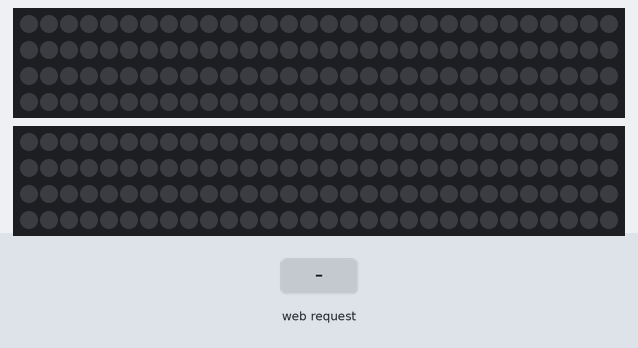
Bench run of a sketch on a simulated ESP8266 (NodeMCU). Shown: 2 × 120 RGB LEDs in strip order, left to right, continuing on the next row. The inputs (shaded band) are chosen by the test bench. Dim RGB values are drawn brighter than linear; WiFi joins after 1.5 s; servers stay silent unless stated; what the sketch prints to the serial monitor is not drawn.

Above: at 3.2 s.
3.3 s: HTTP request GET /LED=one received
5.0 s: HTTP request GET /LED=two received
At 5.18 s:
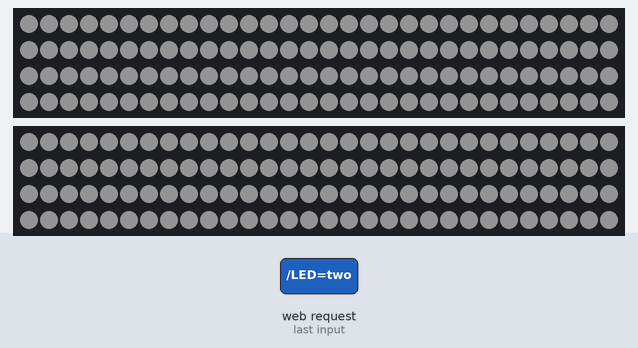
7.1 s: HTTP request GET /LED=three received
10.1 s: HTTP request GET /LED=three received
At 11.8 s:
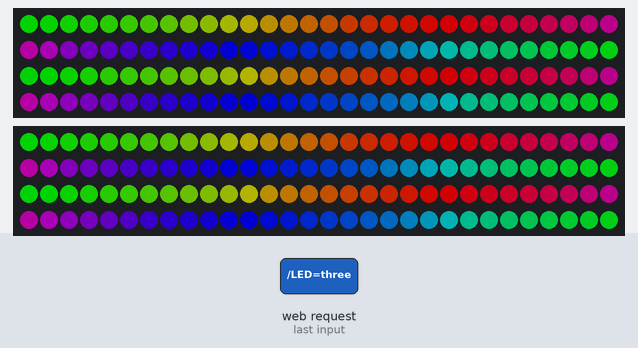
12.6 s: HTTP request GET /LED=one received
At 14.7 s:
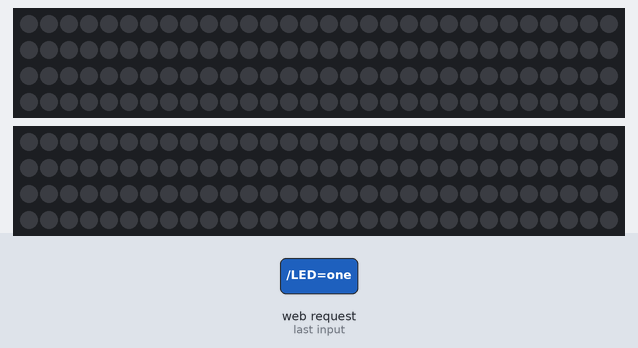

Measured:
- after the input at 5.0 s, the LEDs: change after 0.10 s (image 1)
- after the input at 10.1 s, the LEDs: change after 1.1 s (image 2)
- after the input at 12.6 s, the LEDs: first change after 0.06 s (image 3 shows a later state)

The sketch:

testwebled.ino
```cpp
#include <Adafruit_NeoPixel.h>
#include <ESP8266WiFi.h>
int pixelNumber = 120;
Adafruit_NeoPixel stripA = Adafruit_NeoPixel(pixelNumber, D6, NEO_GRB + NEO_KHZ800);
Adafruit_NeoPixel stripB = Adafruit_NeoPixel(pixelNumber, D7, NEO_GRB + NEO_KHZ800);

int value = 1;
int valueold = 0;

//Hello I changed

WiFiServer server(80);

void setup() {
  Serial.begin(115200);
  delay(10);
  stripA.begin();
  stripB.begin();

  //const char* ssid     = "dlink-DC88";
  //const char* password = "ydeok89348";
  Serial.println();
  Serial.print("Connecting to ");
  WiFi.begin("dlink-DC88", "ydeok89348");
  while (WiFi.status() != WL_CONNECTED) {
    Serial.print(".");
    delay(500);
  }
  Serial.println("");
  Serial.println("WiFi connected");

  server.begin();
  Serial.println("Server started");

  Serial.print("Use this URL :");
  Serial.print("http://");
  Serial.print(WiFi.localIP());
  Serial.println("/");

  delay(500);

}
void loop() {
  //LedChangeOhyeah (value);
  WiFiClient client = server.available();
  if (!client) {
    return;
  }
  Serial.println("new client");
  while (!client.available()) {
    delay(1);
  }
  String request = client.readStringUntil('\r');
  Serial.println(request);
  client.flush();

  //value = LOW;
  if (request.indexOf("/LED=one") != -1) {
    //LedChangeOhyeah (1);
    value = 1;
  }
  if (request.indexOf("/LED=two") != -1) {
    //LedChangeOhyeah (2);
    value = 2;
  }
  if (request.indexOf("/LED=three") != -1) {
    //LedChangeOhyeah (3);
    value = 3;
  }

  switch (value) {

    case 1: LedChangeOhyeah (1); break;
    case 2: LedChangeOhyeah (2); break;
    case 3: LedChangeOhyeah (3); break;

  }

  client.println("HTTP/1.1 200 OK");
  client.println("Content-Type: text/html");
  client.println("");
  client.print("<!DOCTYPE HTML>");
  client.println("<html>");

  client.print("Led pin is now: ");

  if (value == 1) {
    client.print("one");
  } else if (value == 2) {
    client.print("two");
  }
  else if (value == 3) {
    client.print("three");
  }
  else {
    client.print("one");
  }
  client.println("<br><br>");
  client.println("Click <a href=\"/LED=one\">here</a> turn the LED pin D7 to mode one<br>");
  client.println("Click <a href=\"/LED=two\">here</a> turn the LED  pin D7 to mode two<br>");
  client.println("Click <a href=\"/LED=three\">here</a> turn the LED  pin D7 to mode three<br>");
  client.println("</html>");

  delay(1);
  Serial.println("Client disconnected");
  Serial.println("");

}


void   LedChangeOhyeah (int num) {
  if (num == 1) {
    theaterChase(50, 5);
  }
  else if (num == 2) {
    breath(20, 80);
    stripA.show();
    stripB.show();
  }
  else if (num == 3) {
    rainbowCycle(50);
  }
  if (value != valueold) {
    valueold = value;
    for (int n = 0; n < stripA.numPixels(); n++) {
      stripA.setPixelColor(n, stripA.Color(0, 0, 0));
      stripB.setPixelColor(n, stripB.Color(0, 0, 0));
    }
    stripA.show();
    stripB.show();
  }
}
void theaterChase(int c, uint8_t wait) {
  for (int j = 0; j < 1; j++) { //do 10 cycles of chasing
    for (int q = 0; q < 2; q++) {
      for (int i = 0; i < 120 + 20; i = i + 10) {
        for (int a = 0; a < 10; a++) {
          stripA.setPixelColor(i + q - a, stripA.Color(c - (5 * (a + 1)), c - (5 * (a + 1)), c - (5 * (a + 1))));
          stripA.setPixelColor(q - 9 - a, stripA.Color(0, 0, 0));
          stripA.setPixelColor(i + q - a, stripA.Color(c - (5 * (a + 1)), c - (5 * (a + 1)), c - (5 * (a + 1))));
          stripA.setPixelColor(i + q - 9 - a, stripA.Color(0, 0, 0));

          stripB.setPixelColor(i + q - a, stripB.Color(c - (5 * (a + 1)), c - (5 * (a + 1)), c - (5 * (a + 1))));
          stripB.setPixelColor(q - 9 - a, stripB.Color(0, 0, 0));
          stripB.setPixelColor(i + q - a, stripB.Color(c - (5 * (a + 1)), c - (5 * (a + 1)), c - (5 * (a + 1))));
          stripB.setPixelColor(i + q - 9 - a, stripB.Color(0, 0, 0));
          delay(wait);
        }//turn every third pixel on
        stripA.show();
        stripB.show();
      }
    }
  }
}
void breath(int c, uint8_t wait) {
  int i, j;

  for (j = 0; j < 21; j++) {
    for (i = 0; i < stripA.numPixels(); i++) {
      stripA.setPixelColor(i, stripA.Color(c - j, c - j, c - j));
      stripB.setPixelColor(i, stripB.Color(c - j, c - j, c - j));

    }
    stripA.show();
    stripB.show();
    delay(wait);
  }
  for (j = 0; j < 21; j++) {
    for (i = 0; i < stripA.numPixels(); i++) {
      stripA.setPixelColor(i, stripA.Color(j, j, j));
      stripB.setPixelColor(i, stripB.Color(j, j, j));
    }
    stripA.show();
    stripB.show();
    delay(wait);
  }
}

void rainbowCycle(uint8_t wait) {
  uint16_t i, j;

  for (j = 0; j < 128; j++) { // 5 cycles of all colors on wheel
    for (i = 0; i < stripA.numPixels(); i++) {
      stripA.setPixelColor(i, Wheel(((i * 255 / stripA.numPixels()) + j ) & 127));
      stripB.setPixelColor(i, Wheel(((i * 255 / stripB.numPixels()) + j ) & 127));
    }
    stripA.show();
    stripB.show();
    //delay(wait);
  }
}


uint32_t Wheel(byte WheelPos) {
  if (WheelPos < 42) {
    return stripA.Color(WheelPos * 3, 127 - WheelPos * 3, 0);
  } else if (WheelPos < 85) {
    WheelPos -= 42;
    return stripA.Color(127 - WheelPos * 3, 0, WheelPos * 3);
  } else {
    WheelPos -= 85;
    return stripA.Color(0, WheelPos * 3, 127 - WheelPos * 3);
  }
}
```
